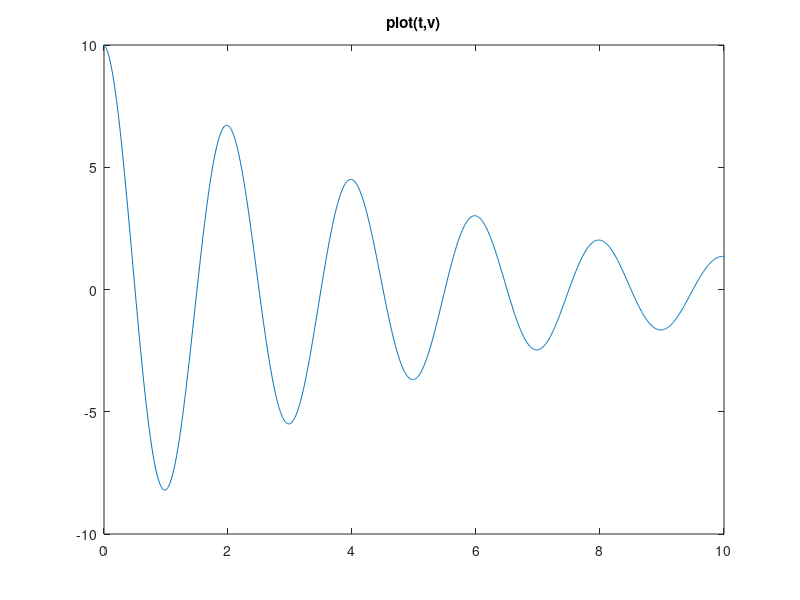
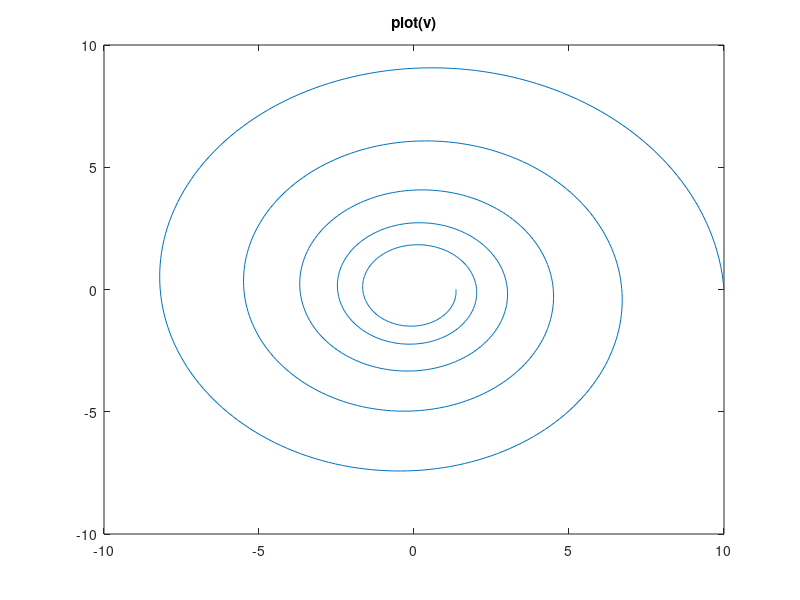

Recreate these plots in MATLAB, in order. (Note: this script raises an error after producing the figures.)
t = linspace(0, 10, 1000);

v = 10 * exp((-0.2 + 1i * pi) * t);

figure(1);
plot(t, v);
title('plot(t,v)');

figure(2);
plot(v);
title('plot(v)');

figure(3);
polarplot(t, v);
title('polar(t,v)');
